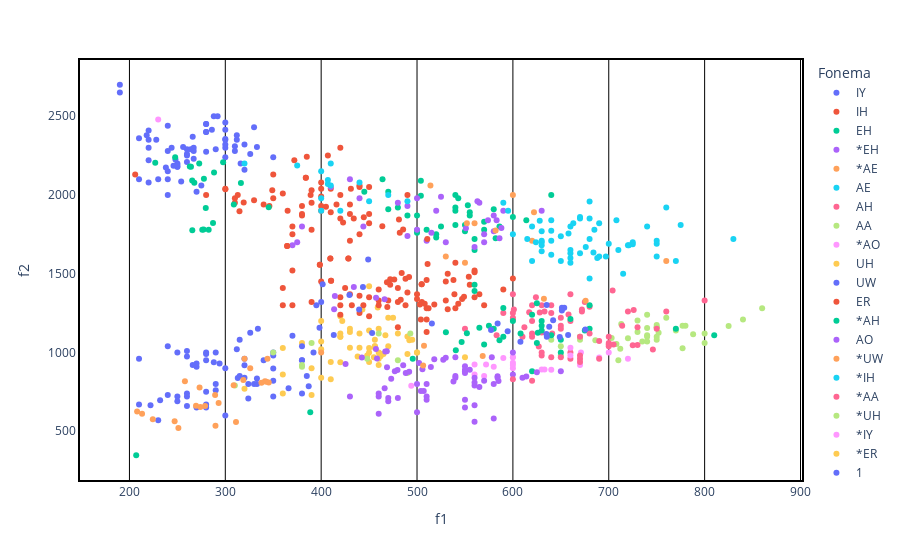

This figure's notebook cell:
### Code cell
###################################################################################################
# Visualiza os dados

import plotly.express as px
df = vogaisH
plt.figure(figsize=(15,7))
fig = px.scatter(df, x="f1", y="f2", color="Fonema")

fig.update_xaxes(showgrid=True, gridwidth=1, gridcolor='black')
fig.update_yaxes(showgrid=False, gridwidth=1, gridcolor='black')

fig.update_xaxes(showline=True, linewidth=2, linecolor='black', mirror=True)
fig.update_yaxes(showline=True, linewidth=2, linecolor='black', mirror=True)

fig.update_layout(
      paper_bgcolor='rgba(0,0,0,0)',
      plot_bgcolor='rgba(0,0,0,0)'
  )
fig.show()

### Figure 1 — Plotly figure (JSON) as saved in the notebook; plotly's stock layout.template omitted (floating-point values rounded to 4 significant figures)
{"data": [{"hovertemplate": "Fonema=IY<br>f1=%{x}<br>f2=%{y}<extra></extra>", "legendgroup": "IY", "marker": {"color": "#636efa", "symbol": "circle"}, "mode": "markers", "name": "IY", "orientation": "v", "showlegend": true, "type": "scatter", "x": [240, 280, 220, 210, 250, 244, 300, 280, 310, 260, 312, 330, 320, 310, 218, 316, 280, 260, 250, 248, 238, 220, 240, 290, 260, 228, 220, 230, 240, 300, 300, 264, 256, 210, 220, 190, 190, 250, 260, 280, 300, 300, 350, 240, 240, 280, 288, 250, 254, 246, 267, 275, 270, 320, 267, 333, 326, 267, 220, 312, 300, 292, 266, 286, 300], "xaxis": "x", "y": [2280, 2400, 2220, 2360, 2180, 2300, 2240, 2450, 2310, 2250, 2350, 2430, 2320, 2280, 2380, 2200, 2275, 2260, 2200, 2225, 2175, 2410, 2440, 2290, 2290, 2350, 2350, 2100, 2000, 2355, 2460, 2290, 2305, 2100, 2080, 2650, 2700, 2180, 2210, 2400, 2320, 2300, 2240, 2100, 2150, 2450, 2500, 2190, 2085, 2185, 2280, 2060, 2020, 2160, 2230, 2305, 2260, 2300, 2300, 2380, 2350, 2500, 2370, 2415, 2415], "yaxis": "y"}, {"hovertemplate": "Fonema=IH<br>f1=%{x}<br>f2=%{y}<extra></extra>", "legendgroup": "IH", "marker": {"color": "#EF553B", "symbol": "circle"}, "mode": "markers", "name": "IH", "orientation": "v", "showlegend": true, "type": "scatter", "x": [390, 310, 410, 420, 400, 400, 440, 440, 430, 420, 313, 410, 206, 450, 434, 400, 389, 405, 416, 450, 380, 390, 365, 300, 385, 407, 380, 346, 280, 310, 370, 370, 400, 350, 450, 380, 430, 400, 384, 330, 430, 420, 384, 349, 340, 440, 390, 431, 360, 490, 372, 350], "xaxis": "x", "y": [2030, 1980, 1890, 1850, 1930, 1990, 2050, 2060, 1880, 2000, 2000, 2040, 2130, 1820, 1850, 2040, 2000, 1925, 1940, 1880, 1930, 1950, 1900, 2040, 2242, 2250, 1880, 1930, 2000, 1950, 1750, 1800, 1900, 1980, 2050, 1870, 1710, 2080, 2110, 1967, 1940, 2300, 2110, 2030, 1940, 1750, 1780, 2040, 2010, 2000, 2220, 2130], "yaxis": "y"}, {"hovertemplate": "Fonema=EH<br>f1=%{x}<br>f2=%{y}<extra></extra>", "legendgroup": "EH", "marker": {"color": "#00cc96", "symbol": "circle"}, "mode": "markers", "name": "EH", "orientation": "v", "showlegend": true, "type": "scatter", "x": [490, 500, 550, 540, 570, 555, 580, 550, 600, 570, 614, 582, 586, 500, 500, 560, 560, 445, 470, 504, 543, 510, 520, 470, 540, 540, 464, 504, 480, 525, 520, 540, 640, 555, 553], "xaxis": "x", "y": [1870, 1760, 1810, 1810, 1780, 1890, 1910, 1770, 1860, 1830, 1840, 1725, 1800, 1870, 1775, 1650, 1720, 2020, 2020, 2090, 1980, 1780, 1730, 1910, 1900, 1920, 2100, 1995, 1920, 1800, 1750, 2000, 2000, 1870, 1935], "yaxis": "y"}, {"hovertemplate": "Fonema=*EH<br>f1=%{x}<br>f2=%{y}<extra></extra>", "legendgroup": "*EH", "marker": {"color": "#ab63fa", "symbol": "circle"}, "mode": "markers", "name": "*EH", "orientation": "v", "showlegend": true, "type": "scatter", "x": [570, 510, 630, 430, 515, 588, 586, 490, 500, 440, 410, 490, 370, 375, 560, 530, 580, 520, 580, 570, 590, 583, 551, 444, 380, 500, 480, 565, 574, 563, 525], "xaxis": "x", "y": [1700, 1710, 1900, 2100, 1760, 1790, 1725, 1740, 1780, 1980, 2050, 1930, 1680, 1700, 1670, 1700, 1870, 1900, 1770, 1750, 1900, 1840, 1788, 1800, 1800, 1980, 1950, 1950, 1840, 1960, 1988], "yaxis": "y"}, {"hovertemplate": "Fonema=*AE<br>f1=%{x}<br>f2=%{y}<extra></extra>", "legendgroup": "*AE", "marker": {"color": "#FFA15A", "symbol": "circle"}, "mode": "markers", "name": "*AE", "orientation": "v", "showlegend": true, "type": "scatter", "x": [560, 514, 552, 582, 620, 550, 530, 760, 622, 600], "xaxis": "x", "y": [1820, 2060, 1820, 1775, 1710, 1570, 1610, 1580, 1890, 2000], "yaxis": "y"}, {"hovertemplate": "Fonema=AE<br>f1=%{x}<br>f2=%{y}<extra></extra>", "legendgroup": "AE", "marker": {"color": "#19d3f3", "symbol": "circle"}, "mode": "markers", "name": "AE", "orientation": "v", "showlegend": true, "type": "scatter", "x": [630, 690, 700, 630, 658, 750, 770, 830, 750, 676, 725, 740, 775, 600, 660, 624, 725, 710, 680, 630, 660, 670, 721, 750, 660, 680, 708, 630, 630, 640, 650, 680, 620, 620, 690, 760, 670, 715, 680, 685, 595, 670, 628, 688, 660, 660, 720, 640, 615, 590, 697, 684, 650, 663, 640, 640], "xaxis": "x", "y": [1700, 1610, 1690, 1710, 1755, 1610, 1580, 1720, 1690, 1670, 1687, 1800, 1810, 1750, 1650, 1700, 1700, 1650, 1720, 1680, 1630, 1630, 1680, 1710, 1800, 1958, 1840, 1770, 1642, 1620, 1580, 1470, 1580, 1800, 1820, 1920, 1850, 1500, 1850, 1780, 1900, 1860, 1837, 1600, 1570, 1600, 1680, 1710, 1720, 1950, 1610, 1634, 1738, 1820, 1773, 1840], "yaxis": "y"}, {"hovertemplate": "Fonema=AH<br>f1=%{x}<br>f2=%{y}<extra></extra>", "legendgroup": "AH", "marker": {"color": "#FF6692", "symbol": "circle"}, "mode": "markers", "name": "AH", "orientation": "v", "showlegend": true, "type": "scatter", "x": [590, 620, 612, 660, 630, 650, 726, 640, 640, 624, 641, 650, 672, 627, 600, 600, 660, 660, 675, 704, 601, 610, 620, 620, 680, 660, 620, 630, 628, 617, 550, 600, 583, 633, 600, 672, 658], "xaxis": "x", "y": [1250, 1300, 1160, 1200, 1300, 1170, 1270, 1250, 1300, 1350, 1120, 1220, 1260, 1038, 1220, 1210, 1000, 960, 1320, 1393, 1273, 1100, 1120, 1100, 1290, 1370, 1200, 1127, 1254, 1255, 1150, 1250, 1110, 1260, 1370, 1272, 1241], "yaxis": "y"}, {"hovertemplate": "Fonema=AA<br>f1=%{x}<br>f2=%{y}<extra></extra>", "legendgroup": "AA", "marker": {"color": "#B6E880", "symbol": "circle"}, "mode": "markers", "name": "AA", "orientation": "v", "showlegend": true, "type": "scatter", "x": [740, 800, 650, 670, 640, 720, 750, 800, 760, 740, 650, 708, 750, 777, 740, 670, 686, 825, 840, 703, 740, 750, 710, 770, 750, 740, 712, 670, 860, 777, 750, 730, 730, 752, 735, 713, 780, 788], "xaxis": "x", "y": [1070, 1060, 1040, 1100, 1080, 1090, 1100, 1120, 1220, 1100, 980, 1054, 1080, 1026, 1240, 1100, 1078, 1168, 1210, 1092, 1110, 1160, 950, 1140, 1160, 1155, 1024, 1080, 1280, 1170, 1175, 1130, 1203, 1125, 1070, 1180, 1170, 1115], "yaxis": "y"}, {"hovertemplate": "Fonema=*AO<br>f1=%{x}<br>f2=%{y}<extra></extra>", "legendgroup": "*AO", "marker": {"color": "#FF97FF", "symbol": "circle"}, "mode": "markers", "name": "*AO", "orientation": "v", "showlegend": true, "type": "scatter", "x": [600, 660, 660, 720, 590, 560, 600, 580, 671, 690, 560, 600, 670, 570, 494, 630, 572, 600, 640, 700, 633, 600], "xaxis": "x", "y": [970, 980, 1030, 960, 965, 924, 920, 910, 1000, 968, 860, 970, 920, 850, 789, 891, 924, 900, 890, 1000, 891, 935], "yaxis": "y"}, {"hovertemplate": "Fonema=UH<br>f1=%{x}<br>f2=%{y}<extra></extra>", "legendgroup": "UH", "marker": {"color": "#FECB52", "symbol": "circle"}, "mode": "markers", "name": "UH", "orientation": "v", "showlegend": true, "type": "scatter", "x": [440, 400, 450, 410, 460, 456, 460, 460, 470, 490, 456, 450, 467, 475, 500, 500, 461, 495, 430, 400, 420, 440, 448, 410, 390, 360, 443, 459, 420, 422, 320, 360, 400, 430, 430, 550, 390, 460, 380, 470, 400, 450, 465, 462, 360, 455, 456, 438, 420, 450, 456, 480, 420, 420, 490, 492], "xaxis": "x", "y": [1120, 1070, 940, 830, 1150, 1030, 960, 1000, 1040, 990, 1080, 1140, 1110, 1220, 1000, 1000, 993, 1080, 1030, 1200, 1230, 1030, 980, 940, 730, 740, 1273, 1286, 1100, 1200, 770, 860, 840, 1130, 1150, 970, 900, 920, 1060, 1220, 1020, 1028, 990, 976, 1028, 970, 1040, 975, 938, 1000, 1040, 1120, 1100, 1120, 1102, 1077], "yaxis": "y"}, {"hovertemplate": "Fonema=UW<br>f1=%{x}<br>f2=%{y}<extra></extra>", "legendgroup": "UW", "marker": {"color": "#636efa", "symbol": "circle"}, "mode": "markers", "name": "UW", "orientation": "v", "showlegend": true, "type": "scatter", "x": [240, 270, 280, 260, 340, 380, 385, 380, 330, 313, 288, 380, 270, 260, 334, 312, 280, 266, 290, 315, 300, 260, 350, 380, 232, 222, 260, 260, 395, 400, 315, 326, 210, 240, 250, 210, 280, 250, 280, 290, 300, 230, 250, 270, 324, 290, 392, 350, 324, 387, 294, 280, 350, 366, 333, 320, 333, 280, 350, 350, 320, 320], "xaxis": "x", "y": [1040, 930, 650, 660, 950, 950, 850, 950, 800, 838, 938, 1040, 910, 975, 1150, 1020, 950, 920, 760, 850, 900, 1010, 720, 740, 696, 665, 720, 740, 1300, 1320, 1080, 1125, 670, 730, 1000, 960, 670, 720, 990, 1000, 600, 570, 690, 650, 800, 800, 1000, 898, 708, 786, 930, 1000, 820, 772, 800, 840, 835, 750, 1000, 980, 918, 960], "yaxis": "y"}, {"hovertemplate": "Fonema=ER<br>f1=%{x}<br>f2=%{y}<extra></extra>", "legendgroup": "ER", "marker": {"color": "#EF553B", "symbol": "circle"}, "mode": "markers", "name": "ER", "orientation": "v", "showlegend": true, "type": "scatter", "x": [370, 460, 510, 510, 500, 530, 590, 555, 560, 510, 503, 505, 570, 565, 460, 425, 518, 504, 500, 532, 511, 530, 400, 360, 430, 440, 432, 420, 450, 460, 532, 538, 444, 469, 390, 420, 360, 370, 480, 470, 420, 450, 560, 540, 540, 510, 560, 600, 547, 512, 488, 472, 440, 480, 472, 480, 483, 488, 490, 539, 549, 554, 484, 543, 508], "xaxis": "x", "y": [1520, 1330, 1210, 1130, 1370, 1330, 1400, 1430, 1510, 1460, 1305, 1320, 1300, 1370, 1400, 1410, 1305, 1210, 1340, 1275, 1561, 1450, 1450, 1410, 1370, 1360, 1300, 1300, 1230, 1300, 1500, 1460, 1300, 1288, 1320, 1240, 1300, 1300, 1410, 1330, 1350, 1350, 1520, 1570, 1280, 1280, 1350, 1470, 1340, 1280, 1468, 1465, 1250, 1160, 1430, 1320, 1335, 1300, 1380, 1370, 1353, 1480, 1505, 1310, 1309], "yaxis": "y"}, {"hovertemplate": "Fonema=*AH<br>f1=%{x}<br>f2=%{y}<extra></extra>", "legendgroup": "*AH", "marker": {"color": "#00cc96", "symbol": "circle"}, "mode": "markers", "name": "*AH", "orientation": "v", "showlegend": true, "type": "scatter", "x": [650, 625, 600, 675, 680, 620, 626, 586, 560, 560, 552, 580, 590, 570, 590, 640, 630, 810, 770, 620, 650, 680, 565, 575, 608, 630, 630, 660, 625], "xaxis": "x", "y": [1080, 1060, 1200, 1140, 1150, 1240, 1125, 1078, 1430, 1390, 1122, 1150, 1283, 1050, 1100, 1110, 1200, 1110, 1150, 880, 1000, 1300, 1157, 1170, 1120, 1140, 1170, 1213, 1312], "yaxis": "y"}, {"hovertemplate": "Fonema=AO<br>f1=%{x}<br>f2=%{y}<extra></extra>", "legendgroup": "AO", "marker": {"color": "#ab63fa", "symbol": "circle"}, "mode": "markers", "name": "AO", "orientation": "v", "showlegend": true, "type": "scatter", "x": [580, 560, 550, 540, 540, 555, 540, 550, 430, 510, 578, 614, 600, 580, 585, 560, 510, 480, 560, 550, 500, 550, 565, 584, 460, 470, 570, 560, 610, 650, 460, 470, 500, 600, 460, 510, 504, 550, 550, 560, 584, 507, 538, 625], "xaxis": "x", "y": [580, 560, 870, 840, 850, 890, 970, 880, 720, 800, 970, 848, 860, 800, 819, 840, 720, 710, 665, 650, 620, 700, 780, 849, 720, 690, 820, 790, 840, 880, 610, 710, 800, 1000, 740, 700, 756, 913, 890, 810, 840, 755, 816, 875], "yaxis": "y"}, {"hovertemplate": "Fonema=*UW<br>f1=%{x}<br>f2=%{y}<extra></extra>", "legendgroup": "*UW", "marker": {"color": "#FFA15A", "symbol": "circle"}, "mode": "markers", "name": "*UW", "orientation": "v", "showlegend": true, "type": "scatter", "x": [326, 400, 344, 320], "xaxis": "x", "y": [900, 1000, 960, 960], "yaxis": "y"}, {"hovertemplate": "Fonema=*IH<br>f1=%{x}<br>f2=%{y}<extra></extra>", "legendgroup": "*IH", "marker": {"color": "#19d3f3", "symbol": "circle"}, "mode": "markers", "name": "*IH", "orientation": "v", "showlegend": true, "type": "scatter", "x": [450, 470, 320, 400, 407, 420, 410, 410, 440, 375, 400, 490, 400, 407], "xaxis": "x", "y": [1960, 2000, 2200, 1900, 2070, 1900, 2060, 2200, 2080, 2188, 2150, 1960, 1980, 2095], "yaxis": "y"}, {"hovertemplate": "Fonema=*AA<br>f1=%{x}<br>f2=%{y}<extra></extra>", "legendgroup": "*AA", "marker": {"color": "#FF6692", "symbol": "circle"}, "mode": "markers", "name": "*AA", "orientation": "v", "showlegend": true, "type": "scatter", "x": [720, 670, 650, 714, 650, 705, 725, 746, 800, 680, 700, 600, 620, 750, 700, 670, 640, 670, 630, 670, 700, 700, 690, 760, 690, 630, 730, 730], "xaxis": "x", "y": [1260, 960, 970, 1170, 1150, 1050, 1046, 1018, 1330, 1120, 1050, 830, 820, 1150, 1100, 1100, 970, 980, 980, 940, 1060, 1040, 960, 1260, 1072, 1000, 1160, 1048], "yaxis": "y"}, {"hovertemplate": "Fonema=*UH<br>f1=%{x}<br>f2=%{y}<extra></extra>", "legendgroup": "*UH", "marker": {"color": "#B6E880", "symbol": "circle"}, "mode": "markers", "name": "*UH", "orientation": "v", "showlegend": true, "type": "scatter", "x": [460, 493, 480, 380, 310, 350, 380, 490, 390, 448], "xaxis": "x", "y": [1120, 1120, 950, 910, 790, 1000, 920, 870, 1060, 960], "yaxis": "y"}, {"hovertemplate": "Fonema=*IY<br>f1=%{x}<br>f2=%{y}<extra></extra>", "legendgroup": "*IY", "marker": {"color": "#FF97FF", "symbol": "circle"}, "mode": "markers", "name": "*IY", "orientation": "v", "showlegend": true, "type": "scatter", "x": [230], "xaxis": "x", "y": [2480], "yaxis": "y"}, {"hovertemplate": "Fonema=*ER<br>f1=%{x}<br>f2=%{y}<extra></extra>", "legendgroup": "*ER", "marker": {"color": "#FECB52", "symbol": "circle"}, "mode": "markers", "name": "*ER", "orientation": "v", "showlegend": true, "type": "scatter", "x": [450], "xaxis": "x", "y": [1420], "yaxis": "y"}, {"hovertemplate": "Fonema=1<br>f1=%{x}<br>f2=%{y}<extra></extra>", "legendgroup": "1", "marker": {"color": "#636efa", "symbol": "circle"}, "mode": "markers", "name": "1", "orientation": "v", "showlegend": true, "type": "scatter", "x": [635.4, 607.9, 637.9, 584.1, 577.2, 651.1, 642.0, 653.6, 635.2, 651.1, 439.6, 429.5, 449.0, 443.6, 401.5, 515.5, 370.0, 453.1, 413.1, 398.3, 635.0, 657.6, 594.5, 648.9, 675.6], "xaxis": "x", "y": [1099.0, 1067.0, 1164.0, 1183.0, 1142.0, 1284.0, 1204.0, 1284.0, 1301.0, 1266.0, 1272, 1365.0, 1590.0, 1415.0, 1432.0, 1184, 1106.0, 1124.0, 1111.0, 1157.0, 1118.0, 1111.0, 1135.0, 1099.0, 1145], "yaxis": "y"}, {"hovertemplate": "Fonema=2<br>f1=%{x}<br>f2=%{y}<extra></extra>", "legendgroup": "2", "marker": {"color": "#EF553B", "symbol": "circle"}, "mode": "markers", "name": "2", "orientation": "v", "showlegend": true, "type": "scatter", "x": [463.8, 444.5, 482, 485.5, 510.7, 422.9, 314.8, 319.2, 300.1, 481.1, 364.5, 409.6, 410.3, 398.6, 428.4, 364.5, 409.6, 410.3, 398.6, 428.4, 504.8, 504.8, 491.7, 468.6, 476.3], "xaxis": "x", "y": [1801, 1859.0, 1760.0, 1780.0, 1720.0, 1824.0, 1897.0, 1952.0, 2036, 1844.0, 1675.0, 1597.0, 1455.0, 1557.0, 1596.0, 1675.0, 1597.0, 1455.0, 1557.0, 1596.0, 1433.0, 1433.0, 1479.0, 1445.0, 1463.0], "yaxis": "y"}, {"hovertemplate": "Fonema=3<br>f1=%{x}<br>f2=%{y}<extra></extra>", "legendgroup": "3", "marker": {"color": "#00cc96", "symbol": "circle"}, "mode": "markers", "name": "3", "orientation": "v", "showlegend": true, "type": "scatter", "x": [247.7, 308.9, 316.3, 345.3, 288.2, 226.9, 207.1, 272.8, 264.2, 263.0, 530.1, 388.6, 546.5, 495.5, 540.5, 279.6, 267.7, 277.7, 265.5, 297.7, 282.6, 265.6, 277.4, 276.0, 287.2], "xaxis": "x", "y": [2239.0, 1939.0, 2077.0, 1922, 2143.0, 2205.0, 347.2, 2200.0, 2179.0, 2182.0, 1128.0, 621, 1067.0, 959.2, 1014.0, 1917, 2077.0, 2102.0, 2092.0, 2208, 1779, 1776.0, 1781, 1780.0, 1822.0], "yaxis": "y"}, {"hovertemplate": "Fonema=4<br>f1=%{x}<br>f2=%{y}<extra></extra>", "legendgroup": "4", "marker": {"color": "#ab63fa", "symbol": "circle"}, "mode": "markers", "name": "4", "orientation": "v", "showlegend": true, "type": "scatter", "x": [473.1, 488.2, 466.2, 491.8, 468.7, 505.6, 485.6, 476.8, 479.6, 514.4, 434.1, 457.3, 414.3, 413.5, 466.1, 442.5, 468.5, 466.9, 457.1, 458.2, 518.0, 502.1, 527.4, 425.4, 530.0], "xaxis": "x", "y": [832.6, 869.0, 772.6, 877.2, 906.0, 894.0, 919.4, 879.9, 888.4, 907.4, 1415.0, 1348, 1358.0, 1274.0, 1338.0, 967.5, 1008.0, 1006.0, 1022.0, 961.9, 957.0, 933.5, 954.1, 927.2, 966.2], "yaxis": "y"}, {"hovertemplate": "Fonema=5<br>f1=%{x}<br>f2=%{y}<extra></extra>", "legendgroup": "5", "marker": {"color": "#FFA15A", "symbol": "circle"}, "mode": "markers", "name": "5", "orientation": "v", "showlegend": true, "type": "scatter", "x": [257.9, 273.2, 311.1, 289.8, 308.7, 289.4, 293.0, 278.9, 274, 269.4, 506.4, 568.5, 675.9, 507.3, 632.4, 318.8, 337.7, 341.4, 342.9, 345.3, 251.1, 247.2, 224.4, 213.2, 208.0], "xaxis": "x", "y": [817.1, 776.8, 558.5, 533.9, 791.9, 729.4, 679.1, 660.5, 654.3, 661.6, 916.8, 976.8, 1329.0, 1042.0, 1341.0, 824.5, 806.9, 817.1, 814.5, 809.5, 520.3, 563.6, 575.6, 610.1, 624.8], "yaxis": "y"}], "layout": {"legend": {"title": {"text": "Fonema"}, "tracegroupgap": 0}, "margin": {"t": 60}, "paper_bgcolor": "rgba(0,0,0,0)", "plot_bgcolor": "rgba(0,0,0,0)", "xaxis": {"anchor": "y", "domain": [0, 1], "gridcolor": "black", "gridwidth": 1, "linecolor": "black", "linewidth": 2, "mirror": true, "showgrid": true, "showline": true, "title": {"text": "f1"}}, "yaxis": {"anchor": "x", "domain": [0, 1], "gridcolor": "black", "gridwidth": 1, "linecolor": "black", "linewidth": 2, "mirror": true, "showgrid": false, "showline": true, "title": {"text": "f2"}}}}
